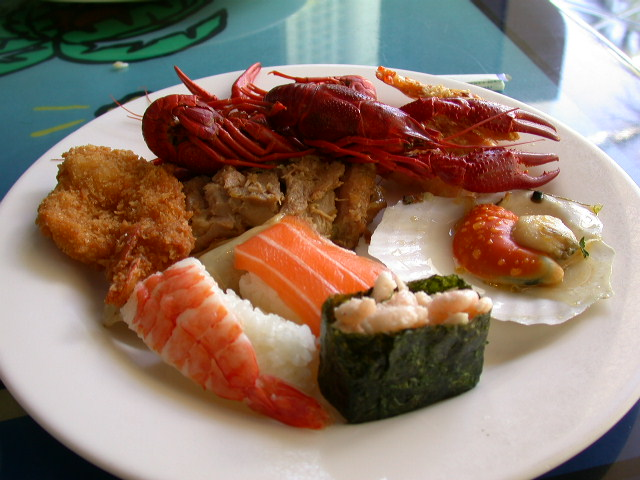
#> input picture unidade 02/kmeans/img/sushi.jpg, 640 x 480 px, found by its file name
$ python kmeans.py
#> lines starting #> are read from the running program, lines starting #| are printed output that depends on the picture
import cv2
import numpy as np

nClusters = 8
nRodadas = 1

img = cv2.imread(r'unidade 02\kmeans\img\sushi.jpg', cv2.IMREAD_COLOR)
#> img is the input picture: shape (480, 640, 3); mean B, G, R 106.3, 120.1, 142.2

if img is None:
    print("Erro ao abrir imagem")
    exit()

for i in range(10):
    samples = img.reshape(-1, 3).astype(np.float32)

    criteria = (cv2.TERM_CRITERIA_EPS + cv2.TERM_CRITERIA_MAX_ITER, 10000, 0.0001)
    _, labels, centers = cv2.kmeans(samples, nClusters, None, criteria, nRodadas, cv2.KMEANS_RANDOM_CENTERS)

    labels = labels.reshape(img.shape[:2])
    rotulada = np.zeros_like(img)

    for y in range(img.shape[0]):
        for x in range(img.shape[1]):
            indice = labels[y, x]
            rotulada[y, x] = centers[indice]

    cv2.imwrite("sushi_clusterizado_{}.png".format(i), rotulada)
#> this loop made 10 passes
#> pass 1, `labels = labels.reshape(img.shape[:2])`:
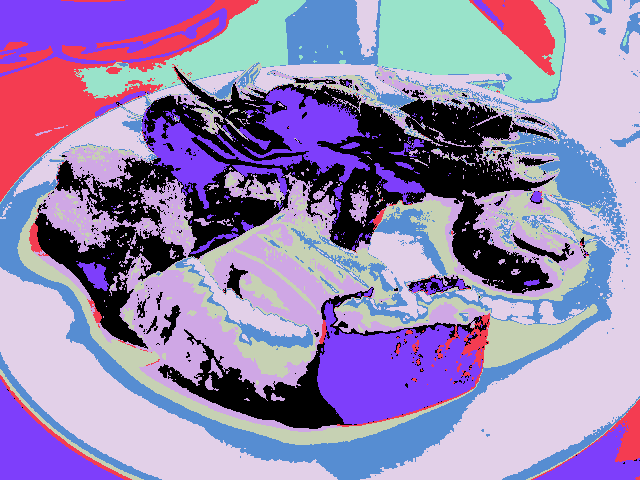
#> labels: shape (480, 640) int32; 8 distinct labels, from 0 to 7; one colour per label, 0 black
#> pass 1, `cv2.imwrite("sushi_clusterizado_{}.png".format(i), rotulada)`:
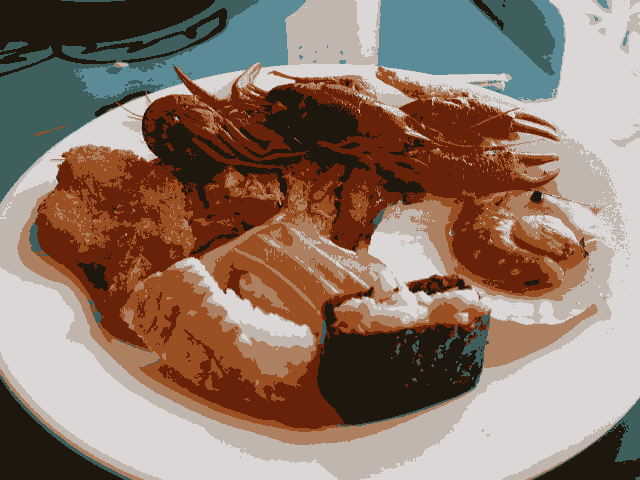
#> saved as sushi_clusterizado_0.png: shape (480, 640, 3); mean B, G, R 105.7, 119.6, 141.5
#> pass 2, `labels = labels.reshape(img.shape[:2])`:
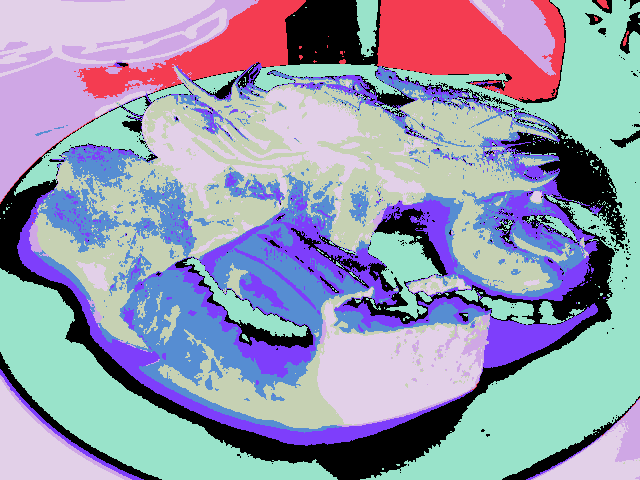
#> labels: shape (480, 640) int32; 8 distinct labels, from 0 to 7; one colour per label, 0 black
